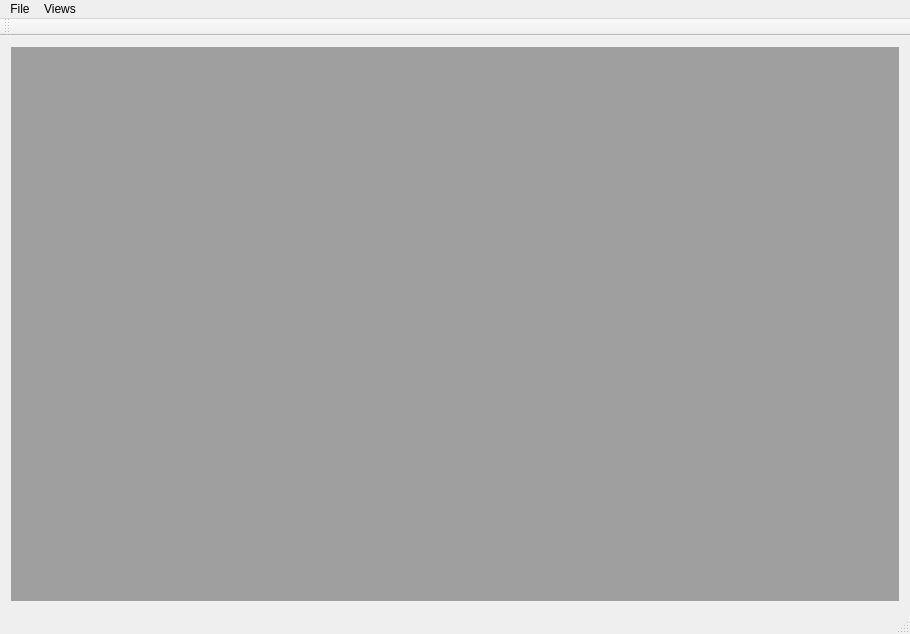
<?xml version="1.0" encoding="UTF-8"?>
<ui version="4.0">
 <class>MainWindow</class>
 <widget class="QMainWindow" name="MainWindow">
  <property name="geometry">
   <rect>
    <x>0</x>
    <y>0</y>
    <width>910</width>
    <height>634</height>
   </rect>
  </property>
  <property name="windowTitle">
   <string>NYC Taxi Visualization</string>
  </property>
  <widget class="QWidget" name="centralWidget">
   <layout class="QHBoxLayout" name="horizontalLayout">
    <item>
     <widget class="QMdiArea" name="mdiArea"/>
    </item>
   </layout>
  </widget>
  <widget class="QMenuBar" name="menuBar">
   <property name="geometry">
    <rect>
     <x>0</x>
     <y>0</y>
     <width>910</width>
     <height>24</height>
    </rect>
   </property>
   <widget class="QMenu" name="menuFile">
    <property name="title">
     <string>File</string>
    </property>
   </widget>
   <widget class="QMenu" name="menuViews">
    <property name="title">
     <string>Views</string>
    </property>
    <addaction name="actionAddMap"/>
   </widget>
   <addaction name="menuFile"/>
   <addaction name="menuViews"/>
  </widget>
  <widget class="QToolBar" name="mainToolBar">
   <property name="windowTitle">
    <string>TLC Visualization</string>
   </property>
   <attribute name="toolBarArea">
    <enum>TopToolBarArea</enum>
   </attribute>
   <attribute name="toolBarBreak">
    <bool>false</bool>
   </attribute>
  </widget>
  <widget class="QStatusBar" name="statusBar">
   <property name="sizeGripEnabled">
    <bool>true</bool>
   </property>
  </widget>
  <action name="actionAddMap">
   <property name="text">
    <string>New Map</string>
   </property>
   <property name="shortcut">
    <string>Ctrl+N</string>
   </property>
  </action>
 </widget>
 <layoutdefault spacing="6" margin="11"/>
 <resources/>
 <connections/>
</ui>
